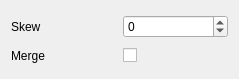
<?xml version="1.0" encoding="UTF-8"?>
<ui version="4.0">
 <class>WaveAnimationControlWidget</class>
 <widget class="QWidget" name="WaveAnimationControlWidget">
  <property name="geometry">
   <rect>
    <x>0</x>
    <y>0</y>
    <width>239</width>
    <height>79</height>
   </rect>
  </property>
  <property name="windowTitle">
   <string>Form</string>
  </property>
  <layout class="QGridLayout" name="gridLayout">
   <item row="0" column="0">
    <widget class="QLabel" name="skewLabel">
     <property name="text">
      <string>Skew</string>
     </property>
    </widget>
   </item>
   <item row="0" column="1">
    <widget class="QSpinBox" name="skewSpinBox">
     <property name="toolTip">
      <string>Sets the distance that each row is offset from the previous row</string>
     </property>
     <property name="minimum">
      <number>-127</number>
     </property>
     <property name="maximum">
      <number>127</number>
     </property>
    </widget>
   </item>
   <item row="1" column="1">
    <widget class="QCheckBox" name="mergeCheckBox">
     <property name="toolTip">
      <string>Sets whether to merge the wave into the center</string>
     </property>
     <property name="text">
      <string/>
     </property>
    </widget>
   </item>
   <item row="1" column="0">
    <widget class="QLabel" name="mergeLabel">
     <property name="text">
      <string>Merge</string>
     </property>
    </widget>
   </item>
  </layout>
 </widget>
 <resources/>
 <connections/>
</ui>
